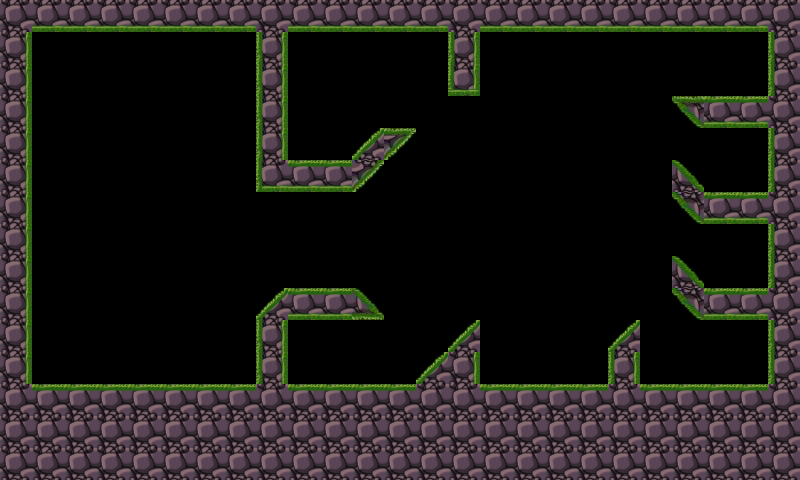

Rendered tile map (Tiled .tmx) drawn with the repository's tilesets; below, a short description and the map source with its tile grids summarised:
An orthogonal 25x15 tile map with 32x32 px tiles, 1 tile layer (mpic) and 9 objects (7x monster, iron_v).

<map version="1.0" orientation="orthogonal" width="25" height="15" tilewidth="32" tileheight="32">
 <tileset firstgid="1" name="tiled" tilewidth="32" tileheight="32">
  <image source="tiled.png" width="192" height="192" />
 </tileset>
 <layer name="mpic" width="25" height="15">
  <data>[375 cells, 156 non-empty, 16 distinct tile ids]</data>
 </layer>
 <objectgroup name="ground" width="25" height="15">
  <object x="29" y="27">
   <polyline points="0,0 230,-1 231,160 321,161 384,104 349,103 321,134 254,135 255,1 421,0 420,63 446,63 448,-1 743,-1 742,69 646,70 673,97 741,95 741,167 678,168 644,132 645,168 672,193 741,193 742,262 677,262 645,229 645,266 671,290 741,290 743,359 607,360 609,293 583,321 581,360 448,359 451,293 386,359 254,358 255,288 354,288 326,263 255,262 227,290 229,358 -3,359 -3,-2" />
  </object>
 </objectgroup>
 <objectgroup name="object" width="25" height="15">
  <object name="monster" x="319" y="137">
   <properties>
    <property name="enemy" value="true" />
    <property name="plistname" value="monster_2" />
   </properties>
  </object>
  <object name="monster" x="733" y="80">
   <properties>
    <property name="enemy" value="false" />
    <property name="plistname" value="monster_6" />
   </properties>
  </object>
  <object name="monster" x="732" y="175">
   <properties>
    <property name="enemy" value="true" />
    <property name="plistname" value="monster_1" />
   </properties>
  </object>
  <object name="monster" x="732" y="276">
   <properties>
    <property name="enemy" value="true" />
    <property name="plistname" value="monster_3" />
   </properties>
  </object>
  <object name="monster" x="714" y="372">
   <properties>
    <property name="enemy" value="true" />
    <property name="plistname" value="monster_1" />
   </properties>
  </object>
  <object name="monster" x="318" y="368">
   <properties>
    <property name="enemy" value="false" />
    <property name="plistname" value="monster_5" />
   </properties>
  </object>
  <object name="monster" x="575" y="368">
   <properties>
    <property name="enemy" value="false" />
    <property name="plistname" value="monster_6" />
   </properties>
  </object>
  <object name="iron_v" x="512" y="197">
   <properties>
    <property name="bottom" value="100" />
    <property name="speed" value="2" />
    <property name="top" value="450" />
   </properties>
  </object>
 </objectgroup>
</map>
